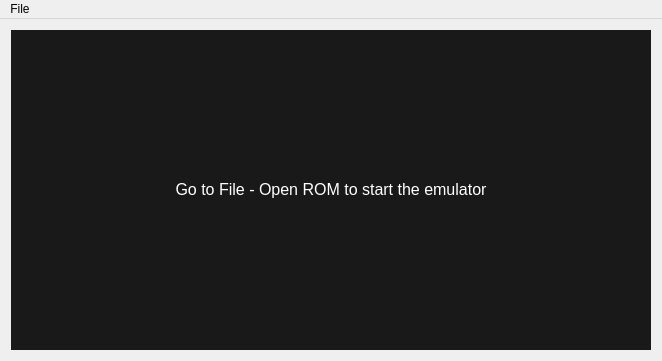
<?xml version="1.0" encoding="UTF-8"?>
<ui version="4.0">
 <class>MainWindowClass</class>
 <widget class="QMainWindow" name="MainWindowClass">
  <property name="geometry">
   <rect>
    <x>0</x>
    <y>0</y>
    <width>658</width>
    <height>360</height>
   </rect>
  </property>
  <property name="windowTitle">
   <string>Chip8mu</string>
  </property>
  <widget class="QWidget" name="centralWidget">
   <layout class="QGridLayout" name="gridLayout">
    <item row="0" column="0">
     <widget class="QLabel" name="label">
      <property name="sizePolicy">
       <sizepolicy hsizetype="Fixed" vsizetype="Fixed">
        <horstretch>0</horstretch>
        <verstretch>0</verstretch>
       </sizepolicy>
      </property>
      <property name="minimumSize">
       <size>
        <width>640</width>
        <height>320</height>
       </size>
      </property>
      <property name="maximumSize">
       <size>
        <width>640</width>
        <height>320</height>
       </size>
      </property>
      <property name="font">
       <font>
        <pointsize>12</pointsize>
       </font>
      </property>
      <property name="focusPolicy">
       <enum>Qt::StrongFocus</enum>
      </property>
      <property name="toolTipDuration">
       <number>-1</number>
      </property>
      <property name="styleSheet">
       <string notr="true">QLabel {
	background: rgb(25, 25, 25);
	color: white;
}</string>
      </property>
      <property name="text">
       <string>Go to File - Open ROM to start the emulator</string>
      </property>
      <property name="alignment">
       <set>Qt::AlignCenter</set>
      </property>
     </widget>
    </item>
   </layout>
  </widget>
  <widget class="QMenuBar" name="menuBar">
   <property name="geometry">
    <rect>
     <x>0</x>
     <y>0</y>
     <width>658</width>
     <height>22</height>
    </rect>
   </property>
   <widget class="QMenu" name="menuFile">
    <property name="title">
     <string>File</string>
    </property>
    <addaction name="actionOpen_ROM"/>
    <addaction name="separator"/>
    <addaction name="actionReset_Emulator"/>
   </widget>
   <addaction name="menuFile"/>
  </widget>
  <action name="actionOpen_ROM">
   <property name="text">
    <string>Open ROM</string>
   </property>
   <property name="shortcut">
    <string>Ctrl+O</string>
   </property>
  </action>
  <action name="actionReset_Emulator">
   <property name="text">
    <string>Reset Emulator</string>
   </property>
   <property name="shortcut">
    <string>Ctrl+R</string>
   </property>
  </action>
 </widget>
 <layoutdefault spacing="6" margin="11"/>
 <resources>
  <include location="MainWindow.qrc"/>
 </resources>
 <connections/>
</ui>
